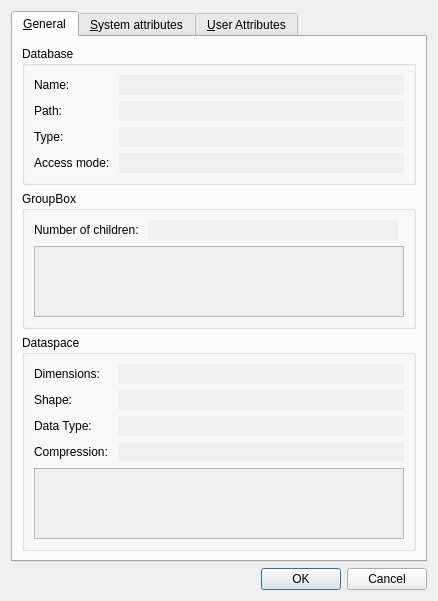
<?xml version="1.0" encoding="UTF-8"?>
<ui version="4.0">
 <class>NodePropDialog</class>
 <widget class="QDialog" name="NodePropDialog">
  <property name="geometry">
   <rect>
    <x>0</x>
    <y>0</y>
    <width>438</width>
    <height>549</height>
   </rect>
  </property>
  <property name="sizePolicy">
   <sizepolicy hsizetype="Preferred" vsizetype="Expanding">
    <horstretch>0</horstretch>
    <verstretch>0</verstretch>
   </sizepolicy>
  </property>
  <property name="palette">
   <palette>
    <active>
     <colorrole role="Base">
      <brush brushstyle="SolidPattern">
       <color alpha="255">
        <red>239</red>
        <green>239</green>
        <blue>239</blue>
       </color>
      </brush>
     </colorrole>
    </active>
    <inactive>
     <colorrole role="Base">
      <brush brushstyle="SolidPattern">
       <color alpha="255">
        <red>239</red>
        <green>239</green>
        <blue>239</blue>
       </color>
      </brush>
     </colorrole>
    </inactive>
    <disabled>
     <colorrole role="Base">
      <brush brushstyle="SolidPattern">
       <color alpha="255">
        <red>255</red>
        <green>255</green>
        <blue>255</blue>
       </color>
      </brush>
     </colorrole>
    </disabled>
   </palette>
  </property>
  <property name="windowTitle">
   <string>Dialog</string>
  </property>
  <layout class="QVBoxLayout" name="verticalLayout_5">
   <item>
    <widget class="QTabWidget" name="tabw">
     <property name="sizePolicy">
      <sizepolicy hsizetype="Preferred" vsizetype="Expanding">
       <horstretch>0</horstretch>
       <verstretch>0</verstretch>
      </sizepolicy>
     </property>
     <property name="palette">
      <palette>
       <active>
        <colorrole role="Base">
         <brush brushstyle="SolidPattern">
          <color alpha="255">
           <red>239</red>
           <green>239</green>
           <blue>239</blue>
          </color>
         </brush>
        </colorrole>
        <colorrole role="AlternateBase">
         <brush brushstyle="SolidPattern">
          <color alpha="255">
           <red>255</red>
           <green>255</green>
           <blue>255</blue>
          </color>
         </brush>
        </colorrole>
       </active>
       <inactive>
        <colorrole role="Base">
         <brush brushstyle="SolidPattern">
          <color alpha="255">
           <red>239</red>
           <green>239</green>
           <blue>239</blue>
          </color>
         </brush>
        </colorrole>
        <colorrole role="AlternateBase">
         <brush brushstyle="SolidPattern">
          <color alpha="255">
           <red>255</red>
           <green>255</green>
           <blue>255</blue>
          </color>
         </brush>
        </colorrole>
       </inactive>
       <disabled>
        <colorrole role="Base">
         <brush brushstyle="SolidPattern">
          <color alpha="255">
           <red>255</red>
           <green>255</green>
           <blue>255</blue>
          </color>
         </brush>
        </colorrole>
        <colorrole role="AlternateBase">
         <brush brushstyle="SolidPattern">
          <color alpha="255">
           <red>255</red>
           <green>255</green>
           <blue>255</blue>
          </color>
         </brush>
        </colorrole>
       </disabled>
      </palette>
     </property>
     <property name="whatsThis">
      <string/>
     </property>
     <property name="currentIndex">
      <number>0</number>
     </property>
     <widget class="QWidget" name="general_page">
      <property name="palette">
       <palette>
        <active>
         <colorrole role="Base">
          <brush brushstyle="SolidPattern">
           <color alpha="255">
            <red>239</red>
            <green>239</green>
            <blue>239</blue>
           </color>
          </brush>
         </colorrole>
        </active>
        <inactive>
         <colorrole role="Base">
          <brush brushstyle="SolidPattern">
           <color alpha="255">
            <red>239</red>
            <green>239</green>
            <blue>239</blue>
           </color>
          </brush>
         </colorrole>
        </inactive>
        <disabled>
         <colorrole role="Base">
          <brush brushstyle="SolidPattern">
           <color alpha="255">
            <red>255</red>
            <green>255</green>
            <blue>255</blue>
           </color>
          </brush>
         </colorrole>
        </disabled>
       </palette>
      </property>
      <attribute name="title">
       <string>&amp;General</string>
      </attribute>
      <layout class="QVBoxLayout" name="general_layout">
       <item>
        <widget class="QGroupBox" name="database_gb">
         <property name="title">
          <string>Database</string>
         </property>
         <layout class="QGridLayout" name="database_layout">
          <item row="0" column="0">
           <layout class="QVBoxLayout" name="verticalLayout_3">
            <item>
             <widget class="QLabel" name="name_label">
              <property name="text">
               <string>Name:</string>
              </property>
             </widget>
            </item>
            <item>
             <widget class="QLabel" name="path_label">
              <property name="text">
               <string>Path:</string>
              </property>
             </widget>
            </item>
            <item>
             <widget class="QLabel" name="type_label">
              <property name="text">
               <string>Type:</string>
              </property>
             </widget>
            </item>
            <item>
             <widget class="QLabel" name="modeLabel">
              <property name="text">
               <string>Access mode: </string>
              </property>
             </widget>
            </item>
           </layout>
          </item>
          <item row="0" column="1">
           <layout class="QVBoxLayout" name="verticalLayout">
            <item>
             <widget class="QLineEdit" name="nameLE">
              <property name="frame">
               <bool>false</bool>
              </property>
              <property name="readOnly">
               <bool>true</bool>
              </property>
             </widget>
            </item>
            <item>
             <widget class="QLineEdit" name="pathLE">
              <property name="frame">
               <bool>false</bool>
              </property>
              <property name="readOnly">
               <bool>true</bool>
              </property>
             </widget>
            </item>
            <item>
             <widget class="QLineEdit" name="typeLE">
              <property name="frame">
               <bool>false</bool>
              </property>
              <property name="readOnly">
               <bool>true</bool>
              </property>
             </widget>
            </item>
            <item>
             <widget class="QLineEdit" name="modeLE">
              <property name="frame">
               <bool>false</bool>
              </property>
              <property name="readOnly">
               <bool>true</bool>
              </property>
             </widget>
            </item>
           </layout>
          </item>
         </layout>
        </widget>
       </item>
       <item>
        <widget class="QGroupBox" name="bottomGB">
         <property name="title">
          <string>GroupBox</string>
         </property>
         <layout class="QGridLayout" name="gridLayout_3">
          <item row="0" column="0">
           <widget class="QLabel" name="label">
            <property name="text">
             <string>Number of children: </string>
            </property>
           </widget>
          </item>
          <item row="0" column="1">
           <widget class="QLineEdit" name="nchildrenLE">
            <property name="frame">
             <bool>false</bool>
            </property>
            <property name="readOnly">
             <bool>true</bool>
            </property>
           </widget>
          </item>
          <item row="1" column="0" colspan="3">
           <widget class="QTableView" name="nchildrenTable">
            <property name="sizePolicy">
             <sizepolicy hsizetype="Expanding" vsizetype="Expanding">
              <horstretch>0</horstretch>
              <verstretch>0</verstretch>
             </sizepolicy>
            </property>
            <property name="editTriggers">
             <set>QAbstractItemView::NoEditTriggers</set>
            </property>
            <attribute name="verticalHeaderVisible">
             <bool>false</bool>
            </attribute>
            <attribute name="verticalHeaderVisible">
             <bool>false</bool>
            </attribute>
           </widget>
          </item>
         </layout>
        </widget>
       </item>
       <item>
        <widget class="QGroupBox" name="dataspaceGB">
         <property name="title">
          <string>Dataspace</string>
         </property>
         <layout class="QGridLayout" name="dataspace_layout">
          <item row="0" column="0">
           <widget class="QLabel" name="label_2">
            <property name="text">
             <string>Dimensions: </string>
            </property>
           </widget>
          </item>
          <item row="0" column="1">
           <widget class="QLineEdit" name="dimLE">
            <property name="frame">
             <bool>false</bool>
            </property>
            <property name="readOnly">
             <bool>true</bool>
            </property>
           </widget>
          </item>
          <item row="1" column="0">
           <widget class="QLabel" name="label_3">
            <property name="text">
             <string>Shape: </string>
            </property>
           </widget>
          </item>
          <item row="1" column="1">
           <widget class="QLineEdit" name="shapeLE">
            <property name="frame">
             <bool>false</bool>
            </property>
            <property name="readOnly">
             <bool>true</bool>
            </property>
           </widget>
          </item>
          <item row="2" column="0">
           <widget class="QLabel" name="label_4">
            <property name="text">
             <string>Data Type: </string>
            </property>
           </widget>
          </item>
          <item row="2" column="1">
           <widget class="QLineEdit" name="dtypeLE">
            <property name="frame">
             <bool>false</bool>
            </property>
            <property name="readOnly">
             <bool>true</bool>
            </property>
           </widget>
          </item>
          <item row="3" column="0">
           <widget class="QLabel" name="label_5">
            <property name="text">
             <string>Compression: </string>
            </property>
           </widget>
          </item>
          <item row="3" column="1">
           <widget class="QLineEdit" name="compressionLE">
            <property name="frame">
             <bool>false</bool>
            </property>
            <property name="readOnly">
             <bool>true</bool>
            </property>
           </widget>
          </item>
          <item row="4" column="0" colspan="2">
           <widget class="QTableView" name="recordsTable">
            <property name="sizePolicy">
             <sizepolicy hsizetype="Expanding" vsizetype="Expanding">
              <horstretch>0</horstretch>
              <verstretch>0</verstretch>
             </sizepolicy>
            </property>
            <property name="editTriggers">
             <set>QAbstractItemView::NoEditTriggers</set>
            </property>
            <attribute name="verticalHeaderVisible">
             <bool>false</bool>
            </attribute>
            <attribute name="verticalHeaderVisible">
             <bool>false</bool>
            </attribute>
           </widget>
          </item>
         </layout>
        </widget>
       </item>
      </layout>
     </widget>
     <widget class="QWidget" name="sysattr_page">
      <property name="palette">
       <palette>
        <active>
         <colorrole role="Base">
          <brush brushstyle="SolidPattern">
           <color alpha="255">
            <red>239</red>
            <green>239</green>
            <blue>239</blue>
           </color>
          </brush>
         </colorrole>
        </active>
        <inactive>
         <colorrole role="Base">
          <brush brushstyle="SolidPattern">
           <color alpha="255">
            <red>239</red>
            <green>239</green>
            <blue>239</blue>
           </color>
          </brush>
         </colorrole>
        </inactive>
        <disabled>
         <colorrole role="Base">
          <brush brushstyle="SolidPattern">
           <color alpha="255">
            <red>255</red>
            <green>255</green>
            <blue>255</blue>
           </color>
          </brush>
         </colorrole>
        </disabled>
       </palette>
      </property>
      <attribute name="title">
       <string>&amp;System attributes</string>
      </attribute>
      <layout class="QVBoxLayout" name="verticalLayout_2">
       <item>
        <layout class="QGridLayout" name="sysattr_layout">
         <item row="0" column="0">
          <widget class="QLabel" name="sattr_label">
           <property name="text">
            <string>System attributes:</string>
           </property>
          </widget>
         </item>
         <item row="0" column="1">
          <widget class="QLineEdit" name="sattrLE">
           <property name="frame">
            <bool>false</bool>
           </property>
           <property name="readOnly">
            <bool>true</bool>
           </property>
          </widget>
         </item>
         <item row="1" column="0" colspan="2">
          <widget class="QTableView" name="sysTable">
           <property name="sizePolicy">
            <sizepolicy hsizetype="Expanding" vsizetype="Expanding">
             <horstretch>0</horstretch>
             <verstretch>0</verstretch>
            </sizepolicy>
           </property>
           <property name="palette">
            <palette>
             <active>
              <colorrole role="Base">
               <brush brushstyle="SolidPattern">
                <color alpha="255">
                 <red>255</red>
                 <green>255</green>
                 <blue>255</blue>
                </color>
               </brush>
              </colorrole>
              <colorrole role="AlternateBase">
               <brush brushstyle="SolidPattern">
                <color alpha="255">
                 <red>255</red>
                 <green>255</green>
                 <blue>255</blue>
                </color>
               </brush>
              </colorrole>
             </active>
             <inactive>
              <colorrole role="Base">
               <brush brushstyle="SolidPattern">
                <color alpha="255">
                 <red>255</red>
                 <green>255</green>
                 <blue>255</blue>
                </color>
               </brush>
              </colorrole>
              <colorrole role="AlternateBase">
               <brush brushstyle="SolidPattern">
                <color alpha="255">
                 <red>255</red>
                 <green>255</green>
                 <blue>255</blue>
                </color>
               </brush>
              </colorrole>
             </inactive>
             <disabled>
              <colorrole role="Base">
               <brush brushstyle="SolidPattern">
                <color alpha="255">
                 <red>255</red>
                 <green>255</green>
                 <blue>255</blue>
                </color>
               </brush>
              </colorrole>
              <colorrole role="AlternateBase">
               <brush brushstyle="SolidPattern">
                <color alpha="255">
                 <red>255</red>
                 <green>255</green>
                 <blue>255</blue>
                </color>
               </brush>
              </colorrole>
             </disabled>
            </palette>
           </property>
           <property name="editTriggers">
            <set>QAbstractItemView::DoubleClicked</set>
           </property>
           <attribute name="verticalHeaderVisible">
            <bool>false</bool>
           </attribute>
           <attribute name="verticalHeaderVisible">
            <bool>false</bool>
           </attribute>
          </widget>
         </item>
         <item row="2" column="0" colspan="2">
          <widget class="QLineEdit" name="systemAttrCellLE">
           <property name="readOnly">
            <bool>true</bool>
           </property>
          </widget>
         </item>
        </layout>
       </item>
      </layout>
     </widget>
     <widget class="QWidget" name="userattrs_page">
      <attribute name="title">
       <string>&amp;User Attributes</string>
      </attribute>
      <layout class="QVBoxLayout" name="verticalLayout_4">
       <item>
        <layout class="QGridLayout" name="userattr_layout">
         <item row="0" column="2">
          <widget class="QLabel" name="uattr_label">
           <property name="text">
            <string>User attributes:</string>
           </property>
          </widget>
         </item>
         <item row="0" column="3">
          <widget class="QLineEdit" name="uattrLE">
           <property name="frame">
            <bool>false</bool>
           </property>
           <property name="readOnly">
            <bool>true</bool>
           </property>
          </widget>
         </item>
         <item row="1" column="2" colspan="2">
          <widget class="QTableView" name="userTable">
           <property name="sizePolicy">
            <sizepolicy hsizetype="Expanding" vsizetype="Expanding">
             <horstretch>0</horstretch>
             <verstretch>0</verstretch>
            </sizepolicy>
           </property>
           <property name="palette">
            <palette>
             <active>
              <colorrole role="Base">
               <brush brushstyle="SolidPattern">
                <color alpha="255">
                 <red>255</red>
                 <green>255</green>
                 <blue>255</blue>
                </color>
               </brush>
              </colorrole>
              <colorrole role="AlternateBase">
               <brush brushstyle="SolidPattern">
                <color alpha="255">
                 <red>255</red>
                 <green>255</green>
                 <blue>255</blue>
                </color>
               </brush>
              </colorrole>
             </active>
             <inactive>
              <colorrole role="Base">
               <brush brushstyle="SolidPattern">
                <color alpha="255">
                 <red>255</red>
                 <green>255</green>
                 <blue>255</blue>
                </color>
               </brush>
              </colorrole>
              <colorrole role="AlternateBase">
               <brush brushstyle="SolidPattern">
                <color alpha="255">
                 <red>255</red>
                 <green>255</green>
                 <blue>255</blue>
                </color>
               </brush>
              </colorrole>
             </inactive>
             <disabled>
              <colorrole role="Base">
               <brush brushstyle="SolidPattern">
                <color alpha="255">
                 <red>255</red>
                 <green>255</green>
                 <blue>255</blue>
                </color>
               </brush>
              </colorrole>
              <colorrole role="AlternateBase">
               <brush brushstyle="SolidPattern">
                <color alpha="255">
                 <red>255</red>
                 <green>255</green>
                 <blue>255</blue>
                </color>
               </brush>
              </colorrole>
             </disabled>
            </palette>
           </property>
           <property name="whatsThis">
            <string comment="Help text for the User Attributes page">&lt;qt&gt;
        &lt;h3&gt;User's attributes editing table&lt;/h3&gt;
        Here you can perform the editing of user's attributes for
        this node. It is quite straightforward. &lt;p&gt;For adding an
        attribute click the &lt;b&gt;Add&lt;/b&gt; button. A new row will
        be added to the table. Enter the attribute name and its
        value in the corresponding cells. Finally, select the
        attribute datatype in the combobox of the DataType column.
        In order to delete an attribute just select it by clicking
        any of its cells, then click the &lt;b&gt;Delete&lt;/b&gt; button.&lt;/p&gt;
        &lt;p&gt;Beware that PyTables stores scalar attributes as numpy
        scalar arrays so you will be unable to save them as Python
        objects even if you choose the Python datatype in the
        combobox selector. Also note that multidimensional attributes
         other than Python lists and tuples are not supported.&lt;/p&gt;
        &lt;/qt&gt;</string>
           </property>
           <property name="editTriggers">
            <set>QAbstractItemView::DoubleClicked</set>
           </property>
           <attribute name="verticalHeaderVisible">
            <bool>false</bool>
           </attribute>
           <attribute name="verticalHeaderVisible">
            <bool>false</bool>
           </attribute>
          </widget>
         </item>
         <item row="2" column="2" colspan="2">
          <widget class="QLineEdit" name="userAttrCellLE">
           <property name="readOnly">
            <bool>true</bool>
           </property>
          </widget>
         </item>
         <item row="4" column="0" rowspan="5" colspan="5">
          <layout class="QHBoxLayout" name="horizontalLayout">
           <item>
            <spacer name="horizontalSpacer_2">
             <property name="orientation">
              <enum>Qt::Horizontal</enum>
             </property>
             <property name="sizeHint" stdset="0">
              <size>
               <width>40</width>
               <height>20</height>
              </size>
             </property>
            </spacer>
           </item>
           <item>
            <widget class="QPushButton" name="addButton">
             <property name="text">
              <string>&amp;Add</string>
             </property>
            </widget>
           </item>
           <item>
            <widget class="QPushButton" name="delButton">
             <property name="text">
              <string>&amp;Delete</string>
             </property>
            </widget>
           </item>
           <item>
            <widget class="QPushButton" name="helpButton">
             <property name="text">
              <string>&amp;What's this</string>
             </property>
            </widget>
           </item>
           <item>
            <spacer name="horizontalSpacer">
             <property name="orientation">
              <enum>Qt::Horizontal</enum>
             </property>
             <property name="sizeHint" stdset="0">
              <size>
               <width>40</width>
               <height>20</height>
              </size>
             </property>
            </spacer>
           </item>
          </layout>
         </item>
        </layout>
       </item>
      </layout>
     </widget>
    </widget>
   </item>
   <item>
    <widget class="QDialogButtonBox" name="buttonsBox">
     <property name="orientation">
      <enum>Qt::Horizontal</enum>
     </property>
     <property name="standardButtons">
      <set>QDialogButtonBox::Cancel|QDialogButtonBox::Ok</set>
     </property>
    </widget>
   </item>
  </layout>
 </widget>
 <resources/>
 <connections>
  <connection>
   <sender>buttonsBox</sender>
   <signal>rejected()</signal>
   <receiver>NodePropDialog</receiver>
   <slot>reject()</slot>
   <hints>
    <hint type="sourcelabel">
     <x>316</x>
     <y>260</y>
    </hint>
    <hint type="destinationlabel">
     <x>286</x>
     <y>274</y>
    </hint>
   </hints>
  </connection>
 </connections>
</ui>
